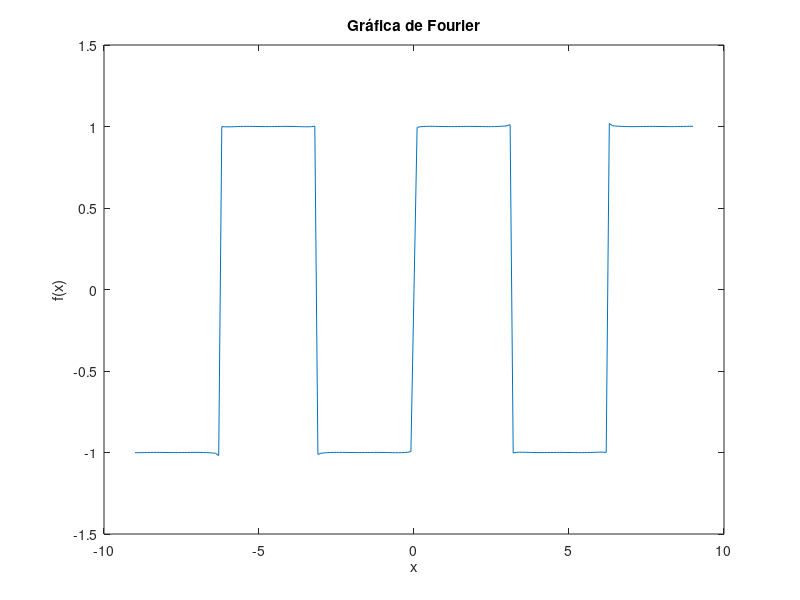

Write MATLAB code to recreate this figure.
clear   % limpia todas las variables
close all   % cerrar todas las posibles ventanas de imagenes
clc     % limpiar la ventana de comandos

x_valores = -9:0.1:9;
a_0 = 0;
L = pi();
f_x = 0;
f_x = f_x + a_0 / 2;	% Se puede poner 0 en a_0 / 2 porque a_0 = 0
a_n_sumatorio = 0;

for n = 1:1:1000
	% a_n = (6/(n^2*(pi()^2))) * (cos(n * pi()) - 1);
    % a_n_sumatorio = a_n * cos((n*pi()*x_valores)/L);

    b_n = ( 2 / (n * pi() )) * ( 1 - cos(n * pi()));
    b_n_sumatorio = b_n * sin( (n * pi() * x_valores) / L);

    f_x = f_x + a_n_sumatorio + b_n_sumatorio;

    plot(x_valores, f_x, 'LineWidth', 0.5)               % Valores de X, Valores de Y, (lineWidth) -> ancho de linea
    title('Gráfica de Fourier')       % insertar titulo
    xlabel('x')        % etiqueta del eje x
    ylabel('f(x)')        % etiqueta del eje y
    pause(0.01)
end